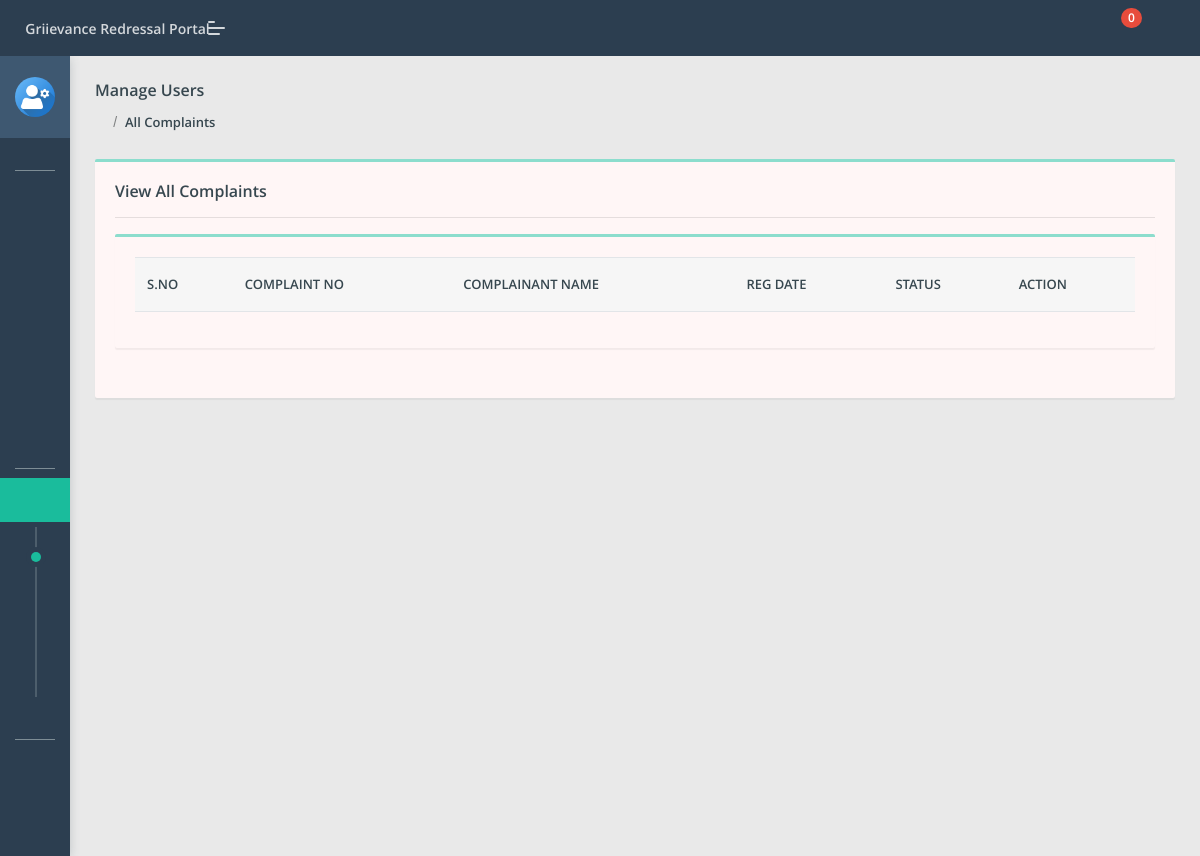
Before: /cms/admin/all-complaint.php (signed in) with the older database file.
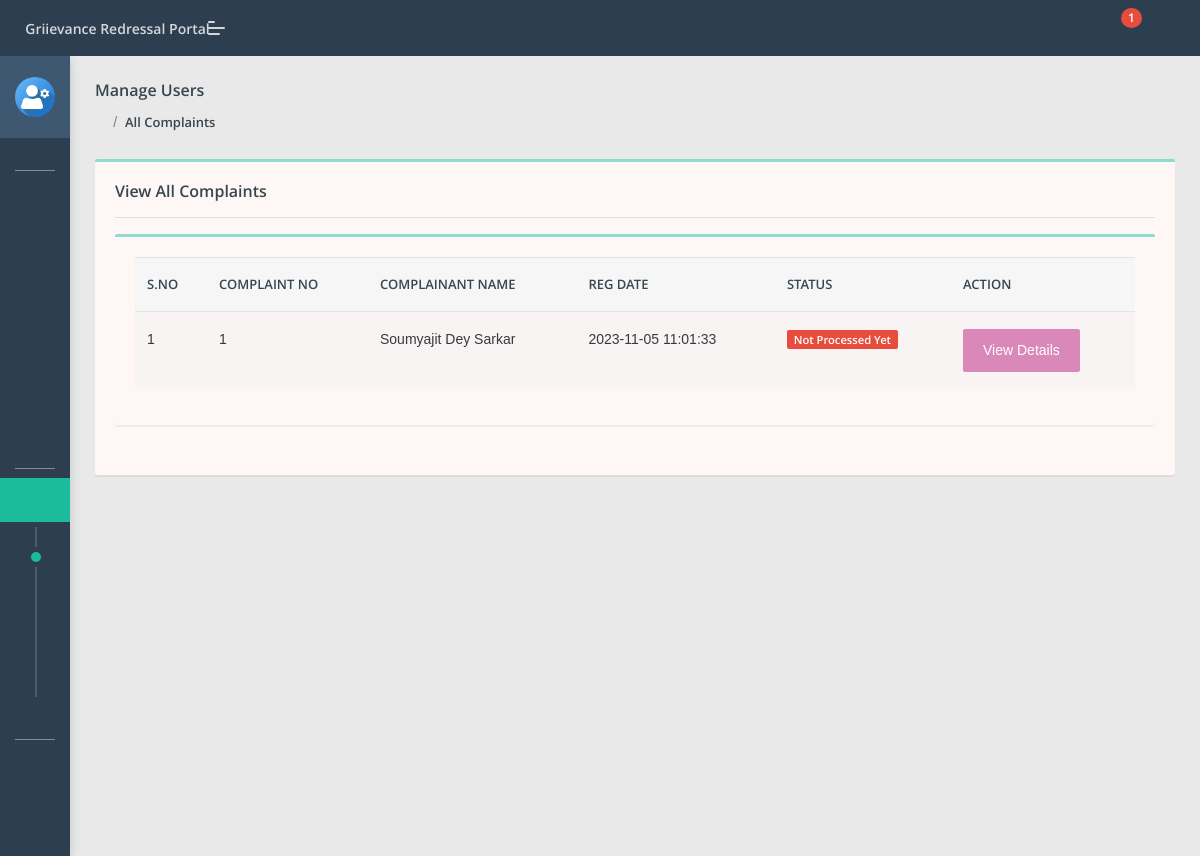
After: the same page with the newer database file.
### tables this page shows
CREATE TABLE `tblcomplaints` (
  `complaintNumber` int(11) NOT NULL,
  `userId` int(11) DEFAULT NULL,
  `category` int(11) DEFAULT NULL,
  `subcategory` varchar(255) DEFAULT NULL,
  `complaintType` varchar(255) DEFAULT NULL,
  `state` varchar(255) DEFAULT NULL,
  `noc` varchar(255) DEFAULT NULL,
  `complaintDetails` mediumtext DEFAULT NULL,
  `complaintFile` varchar(255) DEFAULT NULL,
  `regDate` timestamp NULL DEFAULT current_timestamp(),
  `status` varchar(50) DEFAULT NULL,
  `lastUpdationDate` timestamp NULL DEFAULT NULL ON UPDATE current_timestamp()
);

CREATE TABLE `users` (
  `id` int(11) NOT NULL,
  `fullName` varchar(255) DEFAULT NULL,
  `userEmail` varchar(255) DEFAULT NULL,
  `password` varchar(255) DEFAULT NULL,
  `contactNo` bigint(11) DEFAULT NULL,
  `address` tinytext DEFAULT NULL,
  `State` varchar(255) DEFAULT NULL,
  `country` varchar(255) DEFAULT NULL,
  `pincode` int(6) DEFAULT NULL,
  `userImage` varchar(255) DEFAULT NULL,
  `regDate` timestamp NOT NULL DEFAULT current_timestamp(),
  `updationDate` timestamp NULL DEFAULT NULL,
  `status` int(1) DEFAULT NULL
);

### cms/admin/all-complaint.php (the view, shortened to what this page needs)
<?php
include('include/config.php');
if(strlen($_SESSION['aid'])==0)
    {
header('location:index.php');
}
else{
?>
<!DOCTYPE html>
<html lang="en">
<head>
    <link rel="stylesheet" href="assets/css/style.css">
</head>
<body class="">
	<?php include('include/sidebar.php');?>
	<?php include('include/header.php');?>
<section class="pcoded-main-container">
    <div class="pcoded-content">
        <div class="page-header">
            <div class="page-block">
                <div class="row align-items-center">
                    <div class="col-md-12">
                        <div class="page-header-title">
                            <h5 class="m-b-10">Manage Users</h5>
                        </div>
                        <ul class="breadcrumb">
                            <li class="breadcrumb-item"><a href="dashboard.php"><i class="feather icon-home"></i></a></li>
                            <li class="breadcrumb-item"><a href="all-complaint.php">All Complaints</a></li>
                        </ul>
                    </div>
                </div>
            </div>
        </div>
        <div class="row">
            <div class="col-sm-12">
                <div class="card">
                    <div class="card-body">
                        <h5>View All Complaints</h5>
                        <hr>
                      <div class="row">
                            <div class="col-xl-12">
                <div class="card">
                    <div class="card-body table-border-style">
                        <div class="table-responsive">
                            <table class="table table-striped">
                                <thead>
                                        <tr><th>S.No</th>
											<th>Complaint No</th>
											<th>Complainant Name</th>
											<th>Reg Date</th>
											<th>Status</th>
											<th>Action</th>
										</tr>
                                </thead>
                                <tbody>
                                    <?php
$query=mysqli_query($con,"select tblcomplaints.*,users.fullName as name from tblcomplaints join users on users.id=tblcomplaints.userId");
$cnt=1;
while($row=mysqli_fetch_array($query))
{
?>
                                        <tr>
                                            <td><?php echo htmlentities($cnt);?></td>
                                            <td><?php echo htmlentities($row['complaintNumber']);?></td>
                                            <td><?php echo htmlentities($row['name']);?></td>
                                            <td> <?php echo htmlentities($row['regDate']);?></td>
                                           <td>
                                                <?php $status=$row['status'];
                                                if($status==''): ?>
                                                <span class="badge badge-danger">Not Processed Yet</span>
                                            <?php elseif($status=='in process'):?>
                                             <span class="badge badge-warning">In Process</span>
                                         <?php elseif($status=='closed'):?>
                                             <span class="badge badge-success">Closed</span>
                                         <?php endif;?>
</td>
<td>   <a href="complaint-details.php?cid=<?php echo htmlentities($row['complaintNumber']);?>" class="btn btn-primary"> View Details</a>
											</td>
                                        </tr>
                                        <?php $cnt=$cnt+1; } ?>
                                </tbody>
                            </table>
                        </div>
                    </div>
                </div>
            </div>
                        </div>
                    </div>
                </div>
            </div>
        </div>
    </div>
</section>
</body>
</html>
<?php } ?>

### cms/admin/include/sidebar.php (shortened to what this page needs)
<nav class="pcoded-navbar  ">
	<div class="navbar-wrapper  ">
		<div class="navbar-content scroll-div " >
			<div class="">
				<div class="main-menu-header">
					<img class="img-radius" src="assets/images/user/user-gear.png" alt="User-Profile-Image">
					<div class="user-details">
					</div>
				</div>
			</div>
			<ul class="nav pcoded-inner-navbar ">
				<li class="nav-item pcoded-menu-caption">
				</li>
				<li class="nav-item">
				    <a href="dashboard.php" class="nav-link "><span class="pcoded-micon"><i class="feather icon-home"></i></span><span class="pcoded-mtext">Dashboard</span></a>
				</li>
				<li class="nav-item">
				    <a href="category.php" class="nav-link "><span class="pcoded-micon"><i class="feather icon-file-text"></i></span><span class="pcoded-mtext">Add Category</span></a>
				</li>
				<li class="nav-item">
				    <a href="subcategory.php" class="nav-link "><span class="pcoded-micon"><i class="feather icon-file-text"></i></span><span class="pcoded-mtext">Add Subcategory</span></a>
				</li>
				<li class="nav-item">
				    <a href="state.php" class="nav-link "><span class="pcoded-micon"><i class="feather icon-file-text"></i></span><span class="pcoded-mtext">Add State</span></a>
				</li>
				<li class="nav-item">
				    <a href="manage-users.php" class="nav-link "><span class="pcoded-micon"><i class="feather icon-user"></i></span><span class="pcoded-mtext">Manage Users</span></a>
				</li>
				<li class="nav-item pcoded-menu-caption">
				</li>
				<li class="nav-item pcoded-hasmenu">
					<a href="#!" class="nav-link "><span class="pcoded-micon"><i class="feather icon-box"></i></span><span class="pcoded-mtext">Manage Complaint</span></a>
					<ul class="pcoded-submenu">
						<li>
<a href="all-complaint.php">All Complaints</a></li>
						<li>
<a href="notprocess-complaint.php">Not Process Yet</a></li>
						<li>
							<a href="inprocess-complaint.php">In Process</a></li>
						<li><a href="closed-complaint.php">Closed Complaints</a></li>
					</ul>
				</li>
				<li class="nav-item pcoded-menu-caption">
				</li>
				<li class="nav-item">
				    <a href="between-date-userreport.php" class="nav-link "><span class="pcoded-micon"><i class="feather icon-file-text"></i></span><span class="pcoded-mtext">User Reports</span></a>
				</li>
				<li class="nav-item">
				    <a href="between-date-complaintreport.php" class="nav-link "><span class="pcoded-micon"><i class="feather icon-align-justify"></i></span><span class="pcoded-mtext">Complaints Report</span></a>
				</li>
			</ul>
		</div>
	</div>
</nav>

### cms/admin/include/header.php (shortened to what this page needs)
<header class="navbar pcoded-header navbar-expand-lg navbar-light header-dark">
				<div class="m-header">
					<a class="mobile-menu" id="mobile-collapse" href="#!"><span></span></a>
					<a href="dashboard.php" class="b-brand">
						<strong>Griievance Redressal Portal</strong>
					</a>
				</div>
				<div class="collapse navbar-collapse">
					<ul class="navbar-nav ml-auto">
						<li>
							<div class="dropdown">
								<a class="dropdown-toggle" href="#" data-toggle="dropdown">
									<i class="icon feather icon-bell"></i>
									<?php
$rt = mysqli_query($con,"select tblcomplaints.*,users.fullName as name from tblcomplaints join users on users.id=tblcomplaints.userId where tblcomplaints.status is null");
$num1 = mysqli_num_rows($rt);
?>
									<span class="badge badge-pill badge-danger"><?php echo htmlentities($num1)?></span>
								</a>
							</div>
						</li>
						<li>
							<div class="dropdown drp-user">
								<a href="#" class="dropdown-toggle" data-toggle="dropdown">
									<i class="feather icon-user"></i>
								</a>
							</div>
						</li>
					</ul>
				</div>
	</header>

Changed rows visible on the page:
added tblcomplaints: complaintNumber "1", userId.fullName "Soumyajit Dey Sarkar", regDate "2023-11-05 11:01:33"
Other visible differences:
$num1: "0" → "1"
